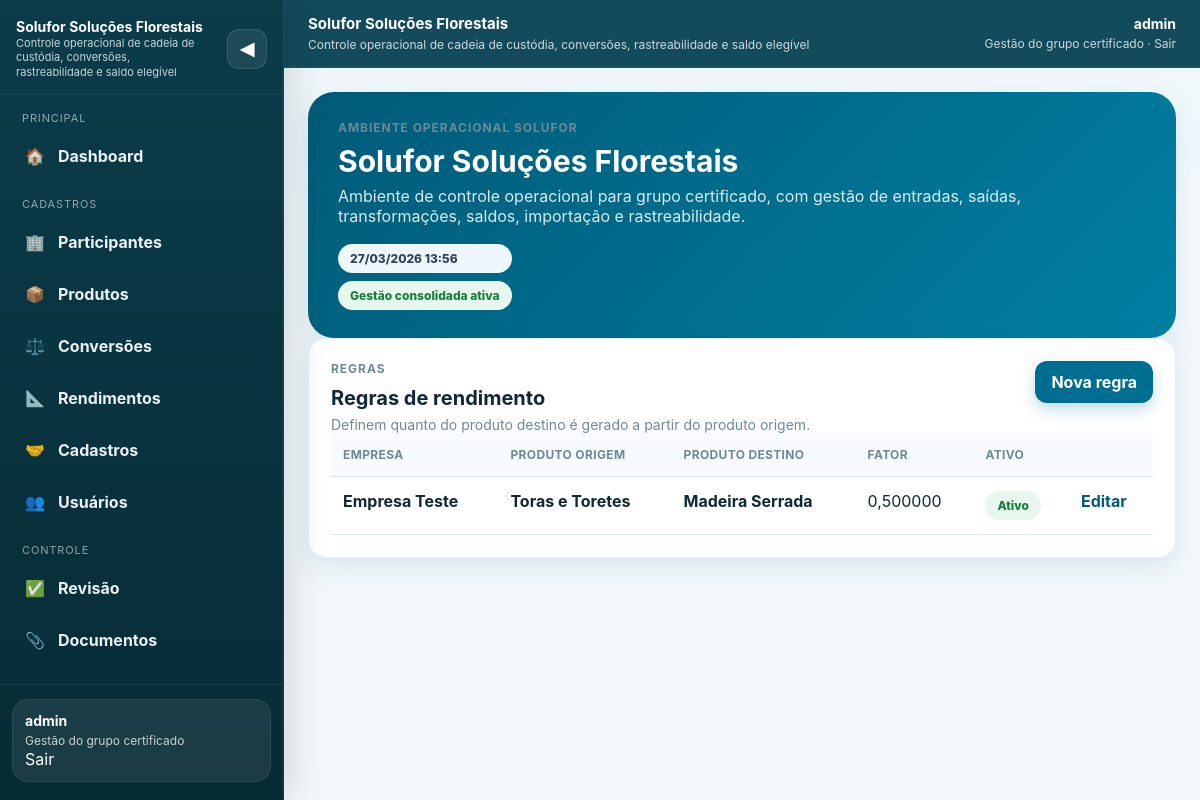
The app's page /catalog/transformation-rules/ (signed in) with its own data.
### accounts/models.py (models this page shows, shortened)
class User(AbstractUser):
    ROLE_CHOICES = [
        ('manager', 'Gestor'),
        ('participant', 'Participante'),
        ('auditor', 'Auditor'),
    ]
    role = models.CharField(max_length=20, choices=ROLE_CHOICES, default='participant')
    organization = models.ForeignKey(
        'participants.Organization',
        on_delete=models.SET_NULL,
        null=True,
        blank=True,
        related_name='users',
    )
    participant = models.ForeignKey(
        'participants.Participant',
        on_delete=models.SET_NULL,
        null=True,
        blank=True,
        related_name='users',
    )
    must_change_password = models.BooleanField(default=False)
    @property
    def is_manager(self):
        return self.role == 'manager' or self.is_superuser
    @property
    def is_auditor(self):
        return self.role == 'auditor'
    @property
    def is_participant_user(self):
        return self.role == 'participant'
    @property
    def current_organization(self):
        if self.participant_id and self.participant:
            return self.participant.organization
        return self.organization

### catalog/models.py (models this page shows, shortened)
class ProductTransformationRule(models.Model):
    participant = models.ForeignKey(
        'participants.Participant',
        on_delete=models.CASCADE,
        related_name='transformation_rules',
        verbose_name='Participante',
        null=True,
        blank=True,
        help_text='Deixe em branco para usar como regra geral. Regras específicas do participante têm prioridade.',
    )
    source_product = models.ForeignKey(Product, on_delete=models.CASCADE, related_name='transformation_rules_out')
    target_product = models.ForeignKey(Product, on_delete=models.CASCADE, related_name='transformation_rules_in')
    yield_factor = models.DecimalField('Fator de rendimento', max_digits=14, decimal_places=6, help_text='Quantidade do produto destino gerada a partir de 1 unidade base do produto origem.')
    notes = models.CharField('Observações', max_length=255, blank=True)
    active = models.BooleanField('Ativo', default=True)
    class Meta:
        ordering = ['participant__trade_name', 'participant__legal_name', 'source_product__name', 'target_product__name']
        verbose_name = 'Regra de transformação'
        verbose_name_plural = 'Regras de transformação'
        unique_together = ('participant', 'source_product', 'target_product')

class Product(models.Model):
    UNIT_CHOICES = [
        ('m3', 'm³'),
        ('kg', 'kg'),
        ('t', 't'),
        ('un', 'un'),
    ]
    name = models.CharField('Produto', max_length=255)
    category = models.CharField('Categoria', max_length=100, blank=True)
    unit = models.CharField('Unidade', max_length=10, choices=UNIT_CHOICES)
    fsc_applicable = models.BooleanField('Aplica FSC', default=True)
    default_claim = models.CharField('Declaração padrão', max_length=100, blank=True)
    active = models.BooleanField('Ativo', default=True)
    class Meta:
        ordering = ['name']
    def __str__(self):
        return self.name

### participants/models.py (models this page shows)
class Participant(models.Model):
    STATUS_CHOICES = [
        ('active', 'Ativo'),
        ('inactive', 'Inativo'),
        ('suspended', 'Suspenso'),
    ]
    organization = models.ForeignKey(
        Organization,
        on_delete=models.PROTECT,
        null=True,
        blank=True,
        related_name='participants',
        verbose_name='Ambiente',
    )
    legal_name = models.CharField('Razão social', max_length=255)
    trade_name = models.CharField('Nome fantasia', max_length=255, blank=True)
    cnpj = models.CharField('CNPJ', max_length=18, unique=True)
    contact_name = models.CharField('Responsável', max_length=255, blank=True)
    contact_email = models.EmailField('E-mail', blank=True)
    contact_phone = models.CharField('Telefone', max_length=30, blank=True)
    status = models.CharField(max_length=20, choices=STATUS_CHOICES, default='active')
    created_at = models.DateTimeField(auto_now_add=True)
    updated_at = models.DateTimeField(auto_now=True)
    class Meta:
        ordering = ['trade_name', 'legal_name']
    def __str__(self):
        return self.trade_name or self.legal_name

### catalog/views.py (the view)
# urls.py: path('transformation-rules/', TransformationRuleListView.as_view(), name='transformation_rule_list'),
class TransformationRuleListView(ManagerRequiredMixin, ListView):
    model = ProductTransformationRule; template_name = 'catalog/transformation_rule_list.html'; context_object_name = 'rules'
    def get_queryset(self):
        org = getattr(self.request.user, 'current_organization', None)
        qs = ProductTransformationRule.objects.select_related('participant', 'source_product', 'target_product').order_by('participant__trade_name', 'participant__legal_name', 'source_product__name', 'target_product__name')
        return qs.filter(participant__organization=org) if org else qs.none()

### catalog/views.py (called while the page is built)
    def test_func(self):
        return self.request.user.is_manager

### templates/catalog/transformation_rule_list.html
{% extends "base.html" %}
{% block content %}
<div class="card"><div class="listing-head"><div><div class="kicker">Regras</div><h2 class="card-title">Regras de rendimento</h2><p class="card-subtitle">Definem quanto do produto destino é gerado a partir do produto origem.</p></div><a class="btn" href="/catalog/transformation-rules/new/">Nova regra</a></div>
{% if rules %}<div class="table-wrap"><table><tr><th>Empresa</th><th>Produto origem</th><th>Produto destino</th><th>Fator</th><th>Ativo</th><th></th></tr>{% for item in rules %}<tr><td><strong>{{ item.participant|default:'Regra geral' }}</strong></td><td><strong>{{ item.source_product }}</strong></td><td><strong>{{ item.target_product }}</strong></td><td>{{ item.yield_factor }}</td><td>{% if item.active %}<span class="badge success">Ativo</span>{% else %}<span class="badge danger">Inativo</span>{% endif %}</td><td><a class="inline-link" href="/catalog/transformation-rules/{{ item.id }}/edit/">Editar</a></td></tr>{% empty %}<tr><td colspan="6" class="muted">Sem regras cadastradas.</td></tr>{% endfor %}</table></div>{% else %}<div class="empty-state">Nenhuma regra de rendimento cadastrada.</div>{% endif %}
</div>
{% endblock %}

### templates/base.html (shortened to what this page needs)
<!DOCTYPE html>
<html lang="pt-br">
<head>
</head>
<body>
<div class="app-shell">
  {% if user.is_authenticated %}
  <aside id="sidebar" class="sidebar">
    <div class="sidebar-inner">
      <div class="sidebar-header">
        <a class="sidebar-brand" href="/">
          <span class="brand-copy">
            <strong>Solufor Soluções Florestais</strong>
            <span>Controle operacional de cadeia de custódia, conversões, rastreabilidade e saldo elegível</span>
          </span>
        </a>
        <button id="sidebarToggle" class="sidebar-toggle" type="button" aria-label="Colapsar menu"><span class="sidebar-toggle-text">◀</span></button>
      </div>
      <div class="sidebar-body">
        <div class="sidebar-section">
          <div class="sidebar-label">Principal</div>
          <nav class="sidebar-nav">
            <a class="sidebar-link {% if request.path == '/' %}is-active{% endif %}" href="/"><span class="sidebar-icon">🏠</span><span class="sidebar-link-text">Dashboard</span></a>
          </nav>
        </div>
        {% if user.is_participant_user %}
        <div class="sidebar-section">
          <div class="sidebar-label">Operação</div>
          <nav class="sidebar-nav">
            <a class="sidebar-link {% if '/transactions/entries/' in request.path %}is-active{% endif %}" href="/transactions/entries/"><span class="sidebar-icon">📥</span><span class="sidebar-link-text">Entradas</span></a>
            <a class="sidebar-link {% if '/transactions/sales/' in request.path %}is-active{% endif %}" href="/transactions/sales/"><span class="sidebar-icon">📤</span><span class="sidebar-link-text">Saídas</span></a>
            <a class="sidebar-link {% if '/transactions/transformations/' in request.path %}is-active{% endif %}" href="/transactions/transformations/"><span class="sidebar-icon">🪵</span><span class="sidebar-link-text">Transformações</span></a>
            <a class="sidebar-link {% if '/compliance/' in request.path %}is-active{% endif %}" href="/compliance/"><span class="sidebar-icon">🗓️</span><span class="sidebar-link-text">Fechamentos</span></a>
            <a class="sidebar-link {% if '/transactions/documents/' in request.path %}is-active{% endif %}" href="/transactions/documents/"><span class="sidebar-icon">📎</span><span class="sidebar-link-text">Documentos</span></a>
            <a class="sidebar-link {% if '/reports/import/' in request.path %}is-active{% endif %}" href="/reports/import/"><span class="sidebar-icon">📊</span><span class="sidebar-link-text">Importar planilha</span></a>
          </nav>
        </div>
        {% elif user.is_manager %}
        <div class="sidebar-section">
          <div class="sidebar-label">Cadastros</div>
          <nav class="sidebar-nav">
            <a class="sidebar-link {% if '/participants/' in request.path %}is-active{% endif %}" href="/participants/"><span class="sidebar-icon">🏢</span><span class="sidebar-link-text">Participantes</span></a>
            <a class="sidebar-link {% if '/catalog/products/' in request.path %}is-active{% endif %}" href="/catalog/products/"><span class="sidebar-icon">📦</span><span class="sidebar-link-text">Produtos</span></a>
            <a class="sidebar-link {% if '/catalog/conversions/' in request.path %}is-active{% endif %}" href="/catalog/conversions/"><span class="sidebar-icon">⚖️</span><span class="sidebar-link-text">Conversões</span></a>
            <a class="sidebar-link {% if '/catalog/transformation-rules/' in request.path %}is-active{% endif %}" href="/catalog/transformation-rules/"><span class="sidebar-icon">📐</span><span class="sidebar-link-text">Rendimentos</span></a>
            <a class="sidebar-link {% if '/catalog/counterparties/' in request.path %}is-active{% endif %}" href="/catalog/counterparties/"><span class="sidebar-icon">🤝</span><span class="sidebar-link-text">Cadastros</span></a>
            <a class="sidebar-link {% if '/users/' in request.path %}is-active{% endif %}" href="/users/"><span class="sidebar-icon">👥</span><span class="sidebar-link-text">Usuários</span></a>
          </nav>
        </div>
        <div class="sidebar-section">
          <div class="sidebar-label">Controle</div>
          <nav class="sidebar-nav">
            <a class="sidebar-link " href="/transactions/manager/review/entries/"><span class="sidebar-icon">✅</span><span class="sidebar-link-text">Revisão</span></a>
            <a class="sidebar-link {% if '/transactions/documents/' in request.path %}is-active{% endif %}" href="/transactions/documents/"><span class="sidebar-icon">📎</span><span class="sidebar-link-text">Documentos</span></a>
            <a class="sidebar-link {% if '/reports/traceability/' in request.path %}is-active{% endif %}" href="/reports/traceability/"><span class="sidebar-icon">🔎</span><span class="sidebar-link-text">Rastreabilidade</span></a>
          </nav>
        </div>
        {% endif %}
      </div>
      <div class="sidebar-footer">
        <div class="sidebar-user">
          <strong>{{ user.username }}</strong>
          <span>{% if user.is_manager %}Gestão do grupo certificado{% elif user.is_auditor %}Consulta e auditoria{% else %}Operação do participante{% endif %}</span><br>
          <form method="post" action="{% url 'logout' %}" style="display:inline;">
 	     <button type="submit" class="logout-btn">Sair</button>
	  </form>
        </div>
      </div>
    </div>
  </aside>
  {% endif %}
  <div class="content-shell">
    <header class="topbar">
      <div class="topbar-inner">
        <div class="topbar-title">
          <span class="topbar-copy">
            <strong>Solufor Soluções Florestais</strong>
            <span>Controle operacional de cadeia de custódia, conversões, rastreabilidade e saldo elegível</span>
          </span>
        </div>
        {% if user.is_authenticated %}
        <div class="userbox">
          <strong>{{ user.username }}</strong>
          <span>
            {% if user.is_manager %}Gestão do grupo certificado{% elif user.is_auditor %}Consulta e auditoria{% else %}Operação do participante{% endif %}
            ·
<form method="post" action="{% url 'logout' %}" style="display:inline;">
  <button type="submit" class="logout-btn">Sair</button>
</form>
          </span>
        </div>
        {% else %}
        <div class="userbox">
          <strong>Acesso ao sistema</strong>
          <span><a href="/login/">Entrar</a></span>
        </div>
        {% endif %}
      </div>
    </header>
    <main class="page">
      {% if user.is_authenticated %}
      <section class="hero">
        <div>
          <div class="kicker">Ambiente operacional Solufor</div>
          <h1>{% block hero_title %}Solufor Soluções Florestais{% endblock %}</h1>
          <p>{% block hero_text %}Ambiente de controle operacional para grupo certificado, com gestão de entradas, saídas, transformações, saldos, importação e rastreabilidade.{% endblock %}</p>
        </div>
        <div class="stack">
          {% block hero_side %}
          <span class="badge neutral">{% now "d/m/Y H:i" %}</span>
          {% if user.is_manager %}
            <span class="badge success">Gestão consolidada ativa</span>
          {% elif user.is_auditor %}
            <span class="badge warning">Ambiente de consulta</span>
          {% else %}
            <span class="badge success">Lançamentos operacionais liberados</span>
          {% endif %}
          {% endblock %}
        </div>
      </section>
      {% endif %}
      {% block content %}{% endblock %}
    </main>
  </div>
</div>
</body>
</html>

### records on screen
User: username "admin"
ProductTransformationRule: participant "Empresa Teste", source_product "Toras e Toretes", target_product "Madeira Serrada", yield_factor "0,500000", active "Ativo"
